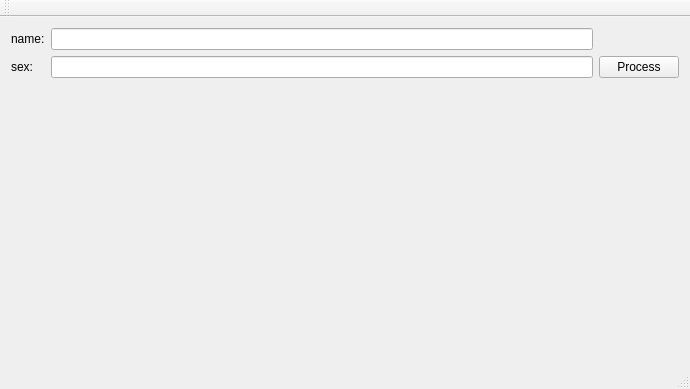
<?xml version="1.0" encoding="UTF-8"?>
<ui version="4.0">
 <class>MainWindow</class>
 <widget class="QMainWindow" name="MainWindow">
  <property name="geometry">
   <rect>
    <x>0</x>
    <y>0</y>
    <width>690</width>
    <height>389</height>
   </rect>
  </property>
  <property name="windowTitle">
   <string>MainWindow</string>
  </property>
  <widget class="QWidget" name="centralWidget">
   <layout class="QVBoxLayout" name="verticalLayout">
    <item>
     <layout class="QGridLayout" name="gridLayout">
      <item row="0" column="0">
       <widget class="QLabel" name="label">
        <property name="text">
         <string>name:</string>
        </property>
       </widget>
      </item>
      <item row="0" column="1">
       <widget class="QLineEdit" name="edit_name"/>
      </item>
      <item row="1" column="0">
       <widget class="QLabel" name="label_2">
        <property name="text">
         <string>sex:</string>
        </property>
       </widget>
      </item>
      <item row="1" column="1">
       <widget class="QLineEdit" name="edit_sex"/>
      </item>
      <item row="1" column="2">
       <widget class="QPushButton" name="btn_process">
        <property name="text">
         <string>Process</string>
        </property>
       </widget>
      </item>
     </layout>
    </item>
    <item>
     <spacer name="verticalSpacer">
      <property name="orientation">
       <enum>Qt::Vertical</enum>
      </property>
      <property name="sizeHint" stdset="0">
       <size>
        <width>20</width>
        <height>257</height>
       </size>
      </property>
     </spacer>
    </item>
    <item>
     <widget class="QLabel" name="lbl_result">
      <property name="text">
       <string/>
      </property>
     </widget>
    </item>
   </layout>
  </widget>
  <widget class="QMenuBar" name="menuBar">
   <property name="geometry">
    <rect>
     <x>0</x>
     <y>0</y>
     <width>690</width>
     <height>23</height>
    </rect>
   </property>
  </widget>
  <widget class="QToolBar" name="mainToolBar">
   <attribute name="toolBarArea">
    <enum>TopToolBarArea</enum>
   </attribute>
   <attribute name="toolBarBreak">
    <bool>false</bool>
   </attribute>
  </widget>
  <widget class="QStatusBar" name="statusBar"/>
 </widget>
 <layoutdefault spacing="6" margin="11"/>
 <resources/>
 <connections/>
</ui>
